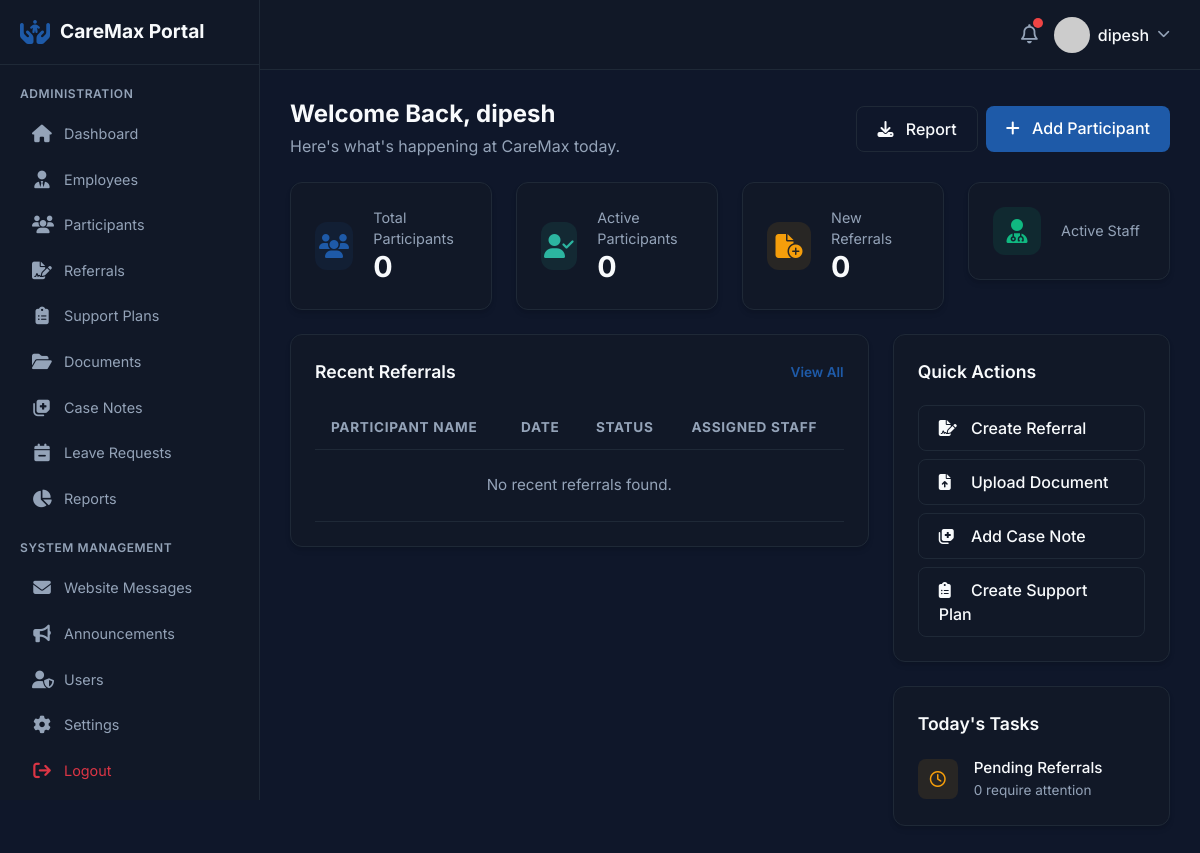
The page /portal/ (signed in) on the database as committed earlier.
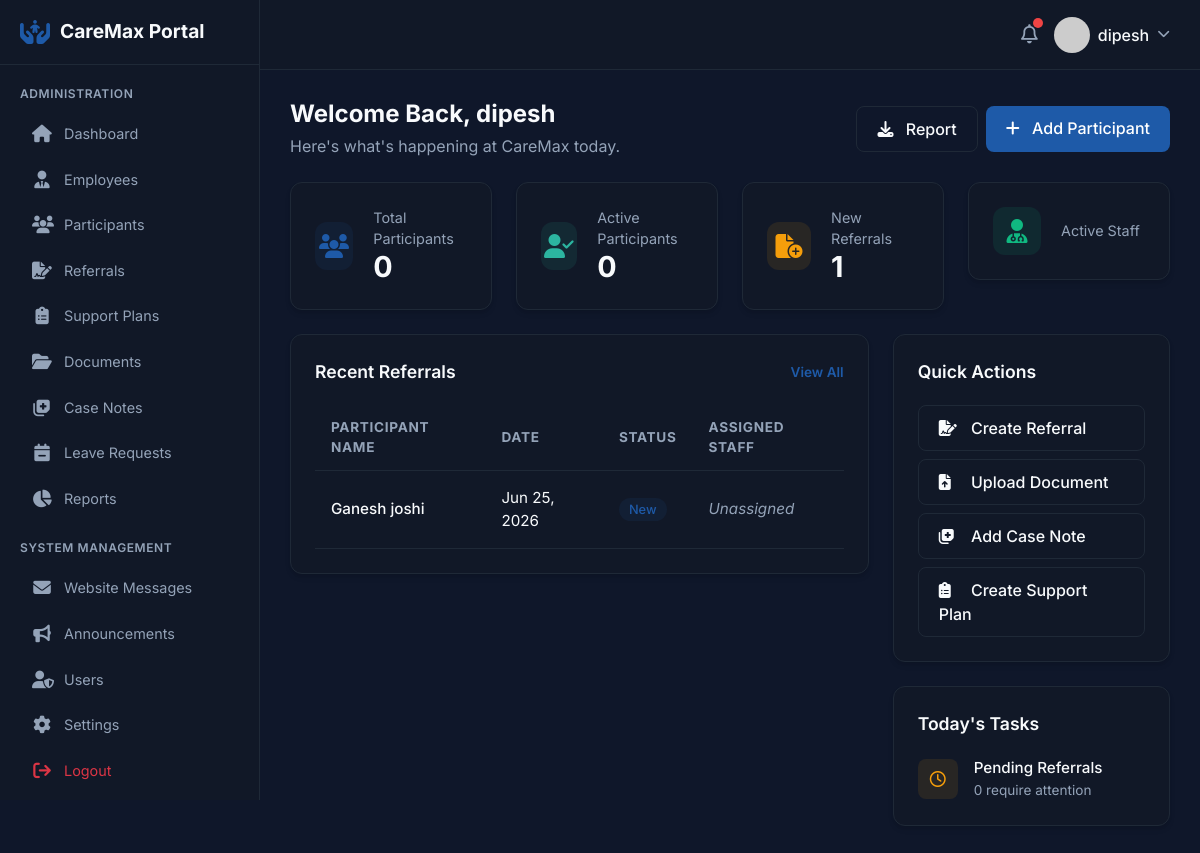
The same page on the database as committed later.
### referrals/models.py (models this page shows, shortened)
class Referral(models.Model):
    GENDER_CHOICES = (
        ('Male', 'Male'),
        ('Female', 'Female'),
        ('Non-binary', 'Non-binary'),
        ('Prefer not to say', 'Prefer not to say'),
    )
    PLAN_MANAGEMENT_CHOICES = (
        ('NDIA Agency Managed', 'NDIA Agency Managed'),
        ('Self Managed', 'Self Managed'),
        ('Plan Managed', 'Plan Managed'),
        ('Not Yet Approved', 'Not Yet Approved'),
        ('Not Sure', 'Not Sure'),
    )
    RELATIONSHIP_CHOICES = (
        ('Self', 'Self'),
        ('Family Member', 'Family Member'),
        ('Support Coordinator', 'Support Coordinator'),
        ('Healthcare Provider', 'Healthcare Provider'),
        ('Other', 'Other'),
    )
    STATUS_CHOICES = (
        ('New', 'New'),
        ('Contacted', 'Contacted'),
        ('Assessment Scheduled', 'Assessment Scheduled'),
        ('In Progress', 'In Progress'),
        ('Approved', 'Approved'),
        ('Closed', 'Closed'),
    )
    first_name = models.CharField(max_length=100)
    last_name = models.CharField(max_length=100)
    date_of_birth = models.DateField(null=True, blank=True)
    gender = models.CharField(max_length=50, choices=GENDER_CHOICES, blank=True)
    phone = models.CharField(max_length=20)
    email = models.EmailField(blank=True)
    address = models.CharField(max_length=255, blank=True, verbose_name="Address / Suburb")
    ndis_number = models.CharField(max_length=50, blank=True, verbose_name="NDIS Number")
    plan_management = models.CharField(max_length=50, choices=PLAN_MANAGEMENT_CHOICES, blank=True, verbose_name="Plan Managed By")
    support_goals = models.TextField(blank=True)
    additional_notes = models.TextField(blank=True)
    referrer_name = models.CharField(max_length=150, blank=True)
    relationship = models.CharField(max_length=50, choices=RELATIONSHIP_CHOICES, blank=True)
    referrer_phone = models.CharField(max_length=20, blank=True)
    referrer_email = models.EmailField(blank=True)
    status = models.CharField(max_length=30, choices=STATUS_CHOICES, default='New')
    assigned_staff = models.ForeignKey(User, on_delete=models.SET_NULL, null=True, blank=True, related_name='assigned_referrals')
    created_at = models.DateTimeField(auto_now_add=True)
    updated_at = models.DateTimeField(auto_now=True)

### portal/views.py (the view)
# urls.py: path('', views.DashboardView.as_view(), name='index'),
class DashboardView(LoginRequiredMixin, StaffRequiredMixin, TemplateView):
    template_name = 'portal/dashboard.html'
    def get_context_data(self, **kwargs):
        context = super().get_context_data(**kwargs)
        user = self.request.user
        is_admin = user.is_superuser or user.has_perm('auth.view_user')
        context['is_admin'] = is_admin
        if is_admin:
            participants = Participant.objects.all()
            referrals = Referral.objects.all()
        else:
            from guardian.shortcuts import get_objects_for_user
            participants = get_objects_for_user(user, 'portal.view_participant')
            referrals = get_objects_for_user(user, 'referrals.view_referral')
        context['total_participants'] = participants.count()
        context['active_participants'] = participants.filter(status='Active').count()
        context['new_referrals'] = referrals.filter(status='New').count()
        context['pending_referrals'] = referrals.filter(status__in=['Contacted', 'Assessment Scheduled', 'In Progress']).count()
        context['recent_referrals'] = referrals.order_by('-created_at')[:5]
        return context

### core/context_processors.py (called while the page is built)
def global_services(request):
    return {
        'global_services': Service.objects.filter(status=True).order_by('title')
    }

### portal/mixins.py (called while the page is built)
    def test_func(self):
        return self.request.user.is_authenticated and (
            self.request.user.has_perm('portal.view_participant') or
            self.request.user.is_superuser
        )

### templates/portal/dashboard.html (shortened to what the changed rows need)
{% extends "portal/base_portal.html" %}
{% block content %}
<div class="d-flex justify-content-between align-items-center mb-4">
    <div>
        <h1 style="font-size: 1.5rem; font-weight: 700; margin-bottom: 5px;">Welcome Back, {{ request.user.first_name|default:request.user.username }}</h1>
    </div>
</div>
<div class="row mb-4">
    <div class="col-md-3">
        <div class="glass-card mb-0">
            <div class="metric-card">
                <div class="metric-info">
                    <p>New Referrals</p>
                    <h3>{{ new_referrals }}</h3>
                </div>
            </div>
        </div>
    </div>
</div>
<div class="row">
    <div class="col-md-8">
        <div class="glass-card">
            <div class="table-responsive">
                <table class="portal-table">
                    <thead>
                        <tr>
                            <th>Participant Name</th>
                            <th>Date</th>
                            <th>Status</th>
                            <th>Assigned Staff</th>
                        </tr>
                    </thead>
                    <tbody>
                        {% for referral in recent_referrals %}
                        <tr>
                            <td>
                                <div style="font-weight: 500;">{{ referral.first_name }} {{ referral.last_name }}</div>
                            </td>
                            <td>{{ referral.created_at|date:"M d, Y" }}</td>
                            <td>
                                {% if referral.status == 'New' %}
                                    <span class="portal-badge primary">New</span>
                                {% elif referral.status == 'Approved' %}
                                    <span class="portal-badge success">Approved</span>
                                {% elif referral.status == 'Closed' %}
                                    <span class="portal-badge danger">Closed</span>
                                {% else %}
                                    <span class="portal-badge warning">{{ referral.status }}</span>
                                {% endif %}
                            </td>
                            <td>
                                {% if referral.assigned_staff %}
                                    {{ referral.assigned_staff.get_full_name }}
                                {% else %}
                                    <span style="color: var(--text-muted); font-style: italic;">Unassigned</span>
                                {% endif %}
                            </td>
                        </tr>
                        {% empty %}
                        <tr>
                            <td colspan="4" class="text-center py-4" style="color: var(--text-muted);">
                                No recent referrals found.
                            </td>
                        </tr>
                        {% endfor %}
                    </tbody>
                </table>
            </div>
        </div>
    </div>
</div>
{% endblock %}

Rows that differ between the two databases and show on the page:
added Referral: first_name "Ganesh", last_name "joshi", created_at "Jun 25, 2026", status "New", shows "Unassigned"
Other text that changed with them:
{{ new_referrals }}: "0" → "1"
text no longer shown: "No recent referrals found."
